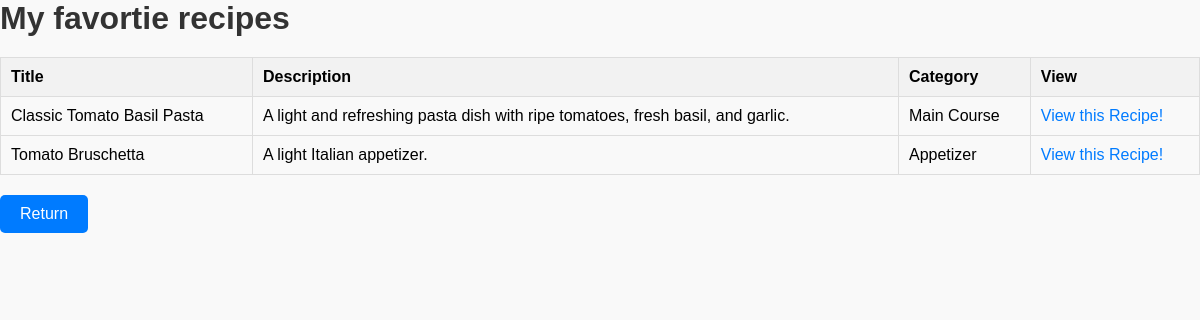
Screenshot of /view_favorites.php (signed in) with the database file from the repository.
### tables this page shows
CREATE TABLE recipes (
    recipe_id INT AUTO_INCREMENT PRIMARY KEY,
    title VARCHAR(100),
    description TEXT,
    category VARCHAR(20),
    cuisine VARCHAR(20),
    ingredients TEXT,
    instructions TEXT,
    prep_time INT,
    cook_time INT,
    total_time INT,
    servings INT,
    creator_id INT,
    cookbook_id INT,
    FOREIGN KEY (cookbook_id) REFERENCES cookbooks(cookbook_id),
    FOREIGN KEY (creator_id) REFERENCES users(user_id)
);

### www/view_favorites.php (the view, shortened to what this page needs)
<?php
if ($_SESSION['darkmode']) {
    $style = "css/view_list(dark).css";
    } else {
    $style = "css/view_list.css";
    }
?>
<!DOCTYPE html>
<html lang="en">
<head>
    <link rel="stylesheet" href="<?php echo $style; ?>">
</head>
<body>
    <?php
    $server = "db";
    $user = "admin";
    $pw = "pwd";
    $db = "rc";
    $connect = mysqli_connect($server, $user, $pw, $db) or die('Could not connect to the database server' . mysqli_connect_error());
    $user_id = $_SESSION["user_id"];
    $title = "";
    $description = "";
    $category = "";
    $query = "SELECT recipes.recipe_id, title, description, category FROM recipes JOIN favorites ON favorites.recipe_id = recipes.recipe_id JOIN users ON favorites.owner_id = users.user_id WHERE users.user_id = ?; ";
    $stmt = mysqli_prepare($connect, $query);
    mysqli_stmt_bind_param($stmt, "i", $user_id);
    $stmt->execute();
    $stmt->bind_result($recipe_id, $title, $description, $category);
    if ($stmt->fetch()) {
        print("<h1> My favortie recipes</h1>");
        print("<table border=1>");
        print("<tr> <th>Title</th> <th>Description</th> <th>Category</th> <th>View</th> </tr>");
        do {
            print("<tr><td>$title</td><td>$description</td><td>$category</td><td><a href=\"view_recipe.php?link=$recipe_id\">View this Recipe!</a></td></tr>");
        } while ($stmt->fetch());
        print("</table>");
    } else {
        print("<h1> You currently have no favorite recipes </h1>");
    }
    ?>
    <form>
        <p>
            <input type="submit" formaction="./dashboard.php" value="Return">
        </p>
    </form>
</body>
</html>

### www/css/view_list.css (style rules this page uses)
* { margin: 0; padding: 0; box-sizing: border-box; }
body { font-family: Arial, sans-serif; background-color: #f9f9f9; }
h1 { color: #333; margin-bottom: 20px; }
table { width: 100%; border-collapse: collapse; }
table, th, td { border: 1px solid #ddd; }
th, td { padding: 10px; text-align: left; }
th { background-color: #f2f2f2; }
a { color: #007bff; text-decoration: none; }
form { margin-top: 20px; }
input[type="submit"] { background-color: #007bff; color: #fff; border: none; padding: 10px 20px; border-radius: 5px; cursor: pointer; font-size: 16px; margin-right: 10px; }

### rows the page displays
recipes: title "Classic Tomato Basil Pasta", description "A light and refreshing pasta dish with ripe tomatoes, fresh basil, and garlic.", category "Main Course"
recipes: title "Tomato Bruschetta", description "A light Italian appetizer.", category "Appetizer"
